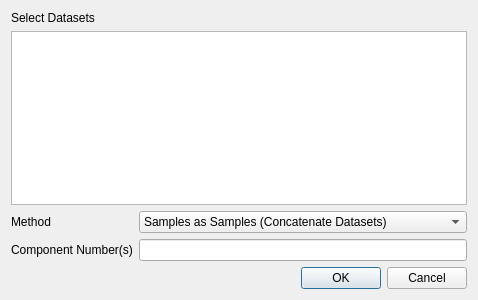
<?xml version="1.0" encoding="UTF-8"?>
<ui version="4.0">
 <class>MetaDatasetDialog</class>
 <widget class="QDialog" name="MetaDatasetDialog">
  <property name="geometry">
   <rect>
    <x>0</x>
    <y>0</y>
    <width>400</width>
    <height>300</height>
   </rect>
  </property>
  <property name="windowTitle">
   <string>Dialog</string>
  </property>
  <layout class="QGridLayout" name="gridLayout">
   <item row="0" column="0">
    <widget class="QLabel" name="label">
     <property name="text">
      <string>Select Datasets</string>
     </property>
    </widget>
   </item>
   <item row="1" column="0">
    <widget class="QListWidget" name="datasetsListWidget"/>
   </item>
   <item row="2" column="0">
    <layout class="QFormLayout" name="formLayout">
     <item row="0" column="0">
      <widget class="QLabel" name="label_2">
       <property name="text">
        <string>Method</string>
       </property>
      </widget>
     </item>
     <item row="0" column="1">
      <widget class="QComboBox" name="comboBox">
       <item>
        <property name="text">
         <string>Samples as Samples (Concatenate Datasets)</string>
        </property>
       </item>
       <item>
        <property name="text">
         <string>Average Spectra as Samples</string>
        </property>
       </item>
       <item>
        <property name="text">
         <string>VCA Endmembers as Samples (All)</string>
        </property>
       </item>
       <item>
        <property name="text">
         <string>VCA Endmembers as Samples (Specific Endmembers)</string>
        </property>
       </item>
      </widget>
     </item>
     <item row="1" column="0">
      <widget class="QLabel" name="label_3">
       <property name="text">
        <string>Component Number(s)</string>
       </property>
      </widget>
     </item>
     <item row="1" column="1">
      <widget class="QLineEdit" name="lineEdit">
       <property name="toolTip">
        <string>To select the same endmember number for all datasets, enter a single integer value less than the lowest number of endmembers calculated for the above datasets. To select different endmembers from each dataset, enter values separated by commas for each dataset in the order listed above, separated by semi-colons.  E.g.  &quot;1, 2, 4; 2, 3; 1;&quot; to select members 1, 2 and 4 from the first selected dataset, 2 and 3 from the second selected dataset and member 1 from the thrid selected dataset.</string>
       </property>
      </widget>
     </item>
    </layout>
   </item>
   <item row="3" column="0">
    <widget class="QDialogButtonBox" name="buttonBox">
     <property name="orientation">
      <enum>Qt::Horizontal</enum>
     </property>
     <property name="standardButtons">
      <set>QDialogButtonBox::Cancel|QDialogButtonBox::Ok</set>
     </property>
    </widget>
   </item>
  </layout>
 </widget>
 <resources/>
 <connections>
  <connection>
   <sender>buttonBox</sender>
   <signal>accepted()</signal>
   <receiver>MetaDatasetDialog</receiver>
   <slot>accept()</slot>
   <hints>
    <hint type="sourcelabel">
     <x>248</x>
     <y>254</y>
    </hint>
    <hint type="destinationlabel">
     <x>157</x>
     <y>274</y>
    </hint>
   </hints>
  </connection>
  <connection>
   <sender>buttonBox</sender>
   <signal>rejected()</signal>
   <receiver>MetaDatasetDialog</receiver>
   <slot>reject()</slot>
   <hints>
    <hint type="sourcelabel">
     <x>316</x>
     <y>260</y>
    </hint>
    <hint type="destinationlabel">
     <x>286</x>
     <y>274</y>
    </hint>
   </hints>
  </connection>
 </connections>
</ui>
